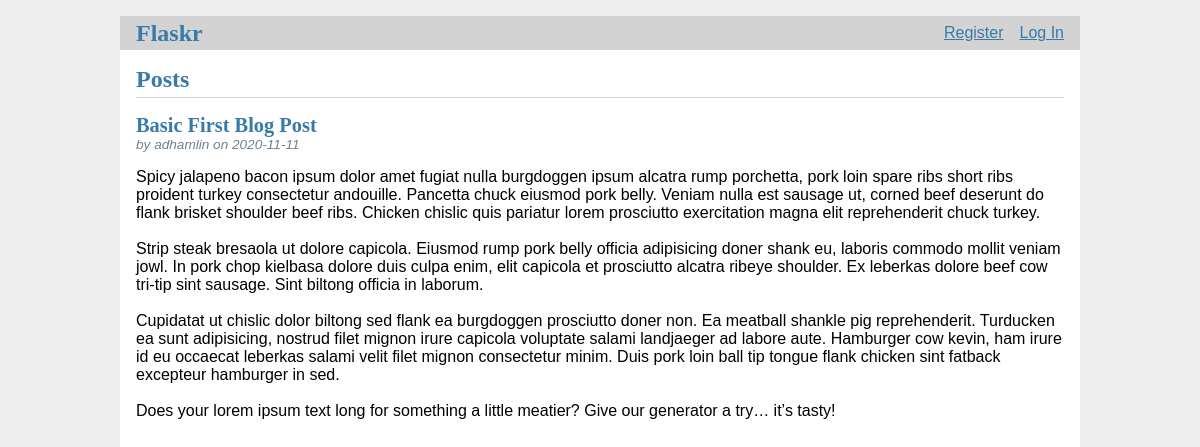
Before: / with the older database file.
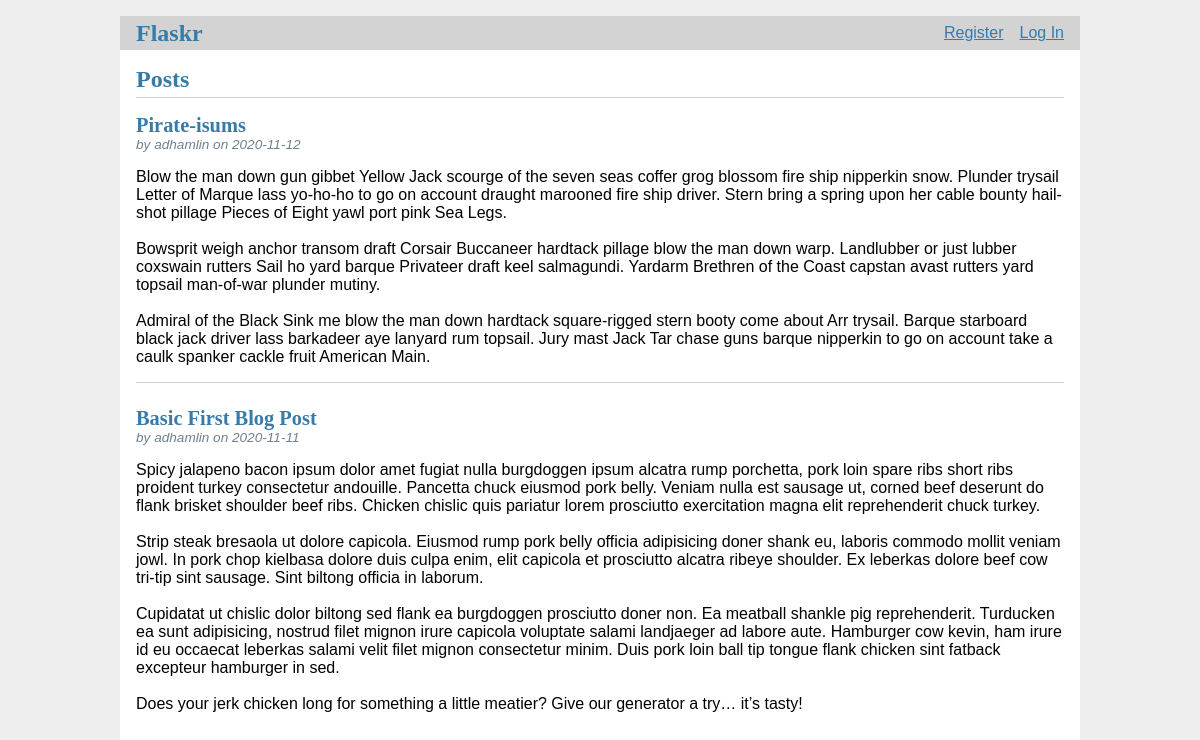
After: the same page with the newer database file.
### tables this page shows
CREATE TABLE post (
  id INTEGER PRIMARY KEY AUTOINCREMENT,
  author_id INTEGER NOT NULL,
  created TIMESTAMP NOT NULL DEFAULT CURRENT_TIMESTAMP,
  title TEXT NOT NULL,
  body TEXT NOT NULL,
  FOREIGN KEY (author_id) REFERENCES user (id)
);

CREATE TABLE user (
  id INTEGER PRIMARY KEY AUTOINCREMENT,
  username TEXT UNIQUE NOT NULL,
  password TEXT NOT NULL
);

### flaskr/blog.py (the view)
@bp.route('/')
def index():
    db = get_db()
    posts = db.execute(
        'SELECT p.id, title, body, created, author_id, username'
        ' FROM post p JOIN user u ON p.author_id = u.id'  # JOIN used so the author info from user table is available
        ' ORDER BY created DESC'
    ).fetchall()
    return render_template('blog/index.html', posts=posts)

### flaskr/auth.py (called while the page is built)
@bp.before_app_request
def load_logged_in_user():
    user_id = session.get('user_id')
    if user_id is None:
        g.user = None
    else:
        g.user = get_db().execute(
            'SELECT * FROM user WHERE id = ?', (user_id,)
        ).fetchone()

### flaskr/db.py (called while the page is built)
def get_db():
    if 'db' not in g:
        g.db = sqlite3.connect(  # establishes a connection
            current_app.config['DATABASE'],  # points to the Flask application handling the request
            detect_types=sqlite3.PARSE_DECLTYPES
        )
        g.db.row_factory = sqlite3.Row  # return rows that behave like dicts
    return g.db

### flaskr/templates/blog/index.html (shortened to what this page needs)
{% extends 'base.html' %}
{% block header %}
  <h1>{% block title %}Posts{% endblock %}</h1>
{% endblock %}
{% block content %}
  {% for post in posts %}
    <article class="post">
      <header>
        <div>
          <h1>{{ post['title'] }}</h1>
          <div class="about">by {{ post['username'] }} on {{ post['created'].strftime('%Y-%m-%d') }}</div>
        </div>
      </header>
      <p class="body">{{ post['body'] }}</p>
    </article>
    {% if not loop.last %}
      <hr>
    {% endif %}
  {% endfor %}
{% endblock %}

### flaskr/templates/base.html (shortened to what this page needs)
<!DOCTYPE html>
<html lang="en">
<head>
    <link rel="stylesheet" href="{{ url_for('static', filename='style.css') }}">
</head>
<body>
    <nav>
        <h1><a href="{{ url_for('index') }}" title="Home">Flaskr</a></h1>
        <ul>
            {% if g.user %}
                <li><span>{{ g.user['username'] }}</span>
                <li><a href="{{ url_for('auth.logout') }}" title="Log Out">Log Out</a>
            {% else %}
                <li><a href="{{ url_for('auth.register') }}" title="Register">Register</a>
                <li><a href="{{ url_for('auth.login') }}" title="Log In">Log In</a>
            {% endif %}
        </ul>
    </nav>
    <section class="content">
        <header>
            {% block header %}{% endblock %}
        </header>
        {% block content %}{% endblock %}
    </section>
</body>
</html>

### flaskr/static/style.css (style rules this page uses)
html { font-family: sans-serif; background: #eee; padding: 1rem; }
body { max-width: 960px; margin: 0 auto; background: white; }
h1 { font-family: serif; color: #377ba8; margin: 1rem 0; }
a { color: #377ba8; }
hr { border: none; border-top: 1px solid lightgray; }
nav { background: lightgray; display: flex; align-items: center; padding: 0 0.5rem; }
nav h1 { flex: auto; margin: 0; }
nav h1 a { text-decoration: none; padding: 0.25rem 0.5rem; }
nav ul { display: flex; list-style: none; margin: 0; padding: 0; }
nav ul li a, nav ul li span, header .action { display: block; padding: 0.5rem; }
.content { padding: 0 1rem 1rem; }
.content > header { border-bottom: 1px solid lightgray; display: flex; align-items: flex-end; }
.content > header h1 { flex: auto; margin: 1rem 0 0.25rem 0; }
.post > header { display: flex; align-items: flex-end; font-size: 0.85em; }
.post > header > div:first-of-type { flex: auto; }
.post > header h1 { font-size: 1.5em; margin-bottom: 0; }
.post .about { color: slategray; font-style: italic; }
.post .body { white-space: pre-line; }
.content:last-child { margin-bottom: 0; }

Changed rows visible on the page:
added post: title "Pirate-isums", username "adhamlin", created "2020-11-12", body "Blow the man down gun gibbet Yellow Jack scourge of the seven seas coffer grog blossom fire ship nipperkin snow. Plunder trysail Letter of Marque lass yo-ho-ho to go on account draught marooned fire ship driver. Stern bring a spring upon her cable bounty hail-shot pillage Pieces of Eight yawl port pink Sea Legs. Bowsprit weigh anchor transom draft Corsair Buccaneer hardtack pillage blow the man down warp. Landlubber or just lubber coxswain rutters Sail ho yard barque Privateer draft keel salmagundi. Yardarm Brethren of the Coast capstan avast rutters yard topsail man-of-war plunder mutiny. Admiral of the Black Sink me blow the man down hardtack square-rigged stern booty come about Arr…"
changed post "Basic First Blog Post": body "…in sed. Does your lorem ipsum text long for something a…" → "…in sed. Does your jerk chicken long for something a…"
